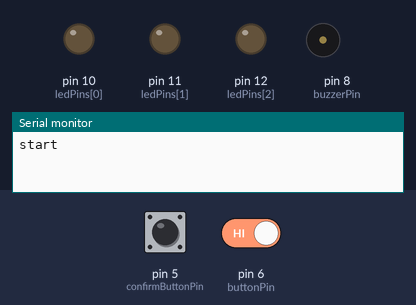
Simulated run of this sketch. Board: Arduino Uno, built with avr-gcc and run on an emulated ATmega328P. Shown: output pins drawn as LEDs (lit = HIGH), buzzer (waves = sounding), the last lines printed to the serial monitor. Dashed ring = blinking. The test bench sets the inputs (shaded band); at power-on: pin 5 (confirmButtonPin) HIGH, pin 6 (buttonPin) HIGH.

Above: at 1.2 s.
1.3 s: pin 5 (confirmButtonPin) pulled LOW for 0.15 s
At 1.45 s:
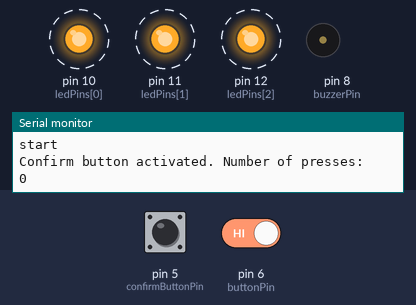
4.4 s: pin 5 (confirmButtonPin) driven LOW and pin 6 (buttonPin) driven LOW
7.4 s: pin 5 (confirmButtonPin) driven HIGH
At 8.6 s:
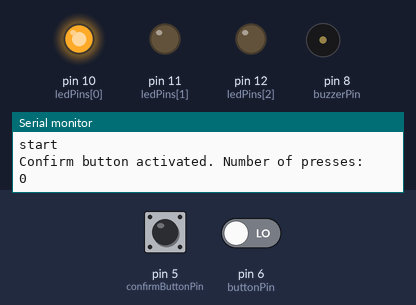
9.6 s: pin 5 (confirmButtonPin) driven LOW
At 9.75 s:
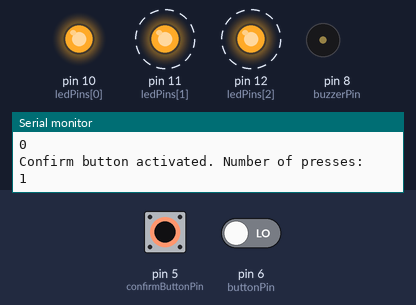
Timing chart, 0 to 12.6 s (numbered marks = the images above; inputs shaded):
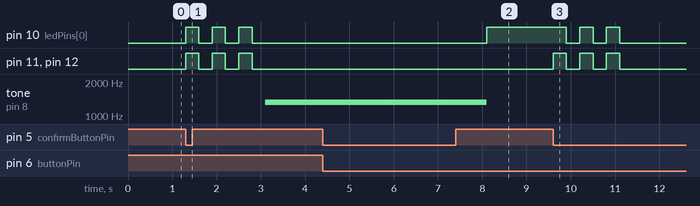

The sketch:

JoggingAssistant.ino
```cpp
// The timer can be set to three intervals: 5, 10 or 15 minutes.
// The interval is indicated by the LEDs: if the interval is 5 minutes,
// only one LED is turned on. If the interval is 10 minutes, two LEDs
// are turned on.
#define NUM_OF_INTERVALS 3
// Because the button pins are in INPUT_PULLUP mode,
// their default state is HIGH (not pressed). They go to LOW
// if they are pressed.
#define ACTIVATED LOW

const int buttonPin = 6;        // timer setting button; the other end must be connected to ground
const int confirmButtonPin = 5; // confirm button; the other end must connect to ground
const int buzzerPin = 8;
const int ledPins[NUM_OF_INTERVALS] = {10, 11, 12}; // LEDs indicating the number of button presses

int buttonPushCounter = 0;   // counts the number of button presses
int buttonState = HIGH;      // current state of the button
int lastButtonState = HIGH;  // previous state of the button

// resetCounter is called when the user presses the button
// more than NUM_OF_INTERVALS times. In this case, do not turn off
// the first LED, because it will be turned on anyway, and this
// way there is no LED blinking, which may be visible to the user.
void resetCounter()
{
  buttonPushCounter = 0;
  for (int i = 1; i < NUM_OF_INTERVALS; ++i)
    digitalWrite(ledPins[i], LOW);
}

void setup()
{
  pinMode(buttonPin, INPUT_PULLUP);
  pinMode(confirmButtonPin, INPUT_PULLUP);
  pinMode(buzzerPin, OUTPUT);

  // Make sure the LEDs are turned off.
  for (int i = 0; i < NUM_OF_INTERVALS; ++i)
  {
    pinMode(ledPins[i], OUTPUT);
    digitalWrite(ledPins[i], LOW);
  }

  noTone(buzzerPin);

  // initialize serial communication:
  Serial.begin(9600);
  Serial.println("start");
}

void loop()
{
  buttonState = digitalRead(buttonPin);

  if (buttonState != lastButtonState)
  {
    if (buttonState == ACTIVATED)
    {
      if (buttonPushCounter == NUM_OF_INTERVALS)
        resetCounter();

      digitalWrite(ledPins[buttonPushCounter], HIGH);
      buttonPushCounter++;
    }
  }
  // Delay a little bit to avoid bouncing.
  delay(50);

  lastButtonState = buttonState;

  // Check if the user confirmed his choice.
  if ((digitalRead(confirmButtonPin)) == ACTIVATED)
  {
    Serial.println("Confirm button activated. Number of presses: ");
    Serial.println(buttonPushCounter);
    // Blink the LEDs to acknowledge timer confirmation.
    for (int j = 0; j < 3; ++j)
    {
      for (int i = 0; i < NUM_OF_INTERVALS; ++i)
        digitalWrite(ledPins[i], HIGH);
      delay(300);
      for (int i = 0; i < NUM_OF_INTERVALS; ++i)
        digitalWrite(ledPins[i], LOW);
      delay(300);
    }

    // Reset buttonPushCounter and start the timer.
    int interval = buttonPushCounter * 5000;
    buttonPushCounter = 0;
    delay(interval);

    // If the time elapsed, activate the buzzer.
    tone(buzzerPin, 1319);
    delay(5000);
    noTone(buzzerPin);
  }
}
```

Measured:
- after the input at 1.3 s, pin 10 (ledPins[0]), pin 11 (ledPins[1]), pin 12 (ledPins[2]): alternates HIGH for 0.30 s and LOW for 0.30 s, 6 changes in all, then stays LOW, starting at once; tone on pin 8 (buzzerPin): silent → 1319 Hz after 1.8 s
- after the input at 4.4 s, every drawn part: stays the same
- after the input at 7.4 s, pin 10 (ledPins[0]): goes on until 8.1 s, then stays HIGH; pin 11 (ledPins[1]), pin 12 (ledPins[2]): stops changing and stays LOW
- after the input at 9.6 s, pin 10 (ledPins[0]): alternates HIGH for 0.30 s and LOW for 0.30 s, 5 changes in all, then stays LOW, starting after 0.30 s; pin 11 (ledPins[1]), pin 12 (ledPins[2]): alternates HIGH for 0.30 s and LOW for 0.30 s, 6 changes in all, then stays LOW, starting at once
